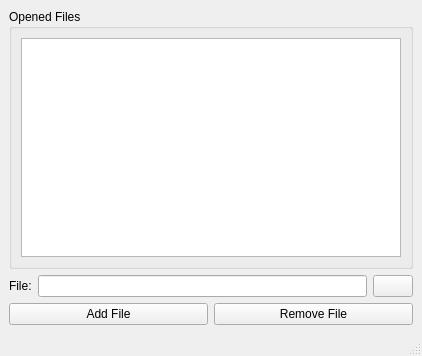
<?xml version="1.0" encoding="UTF-8"?>
<ui version="4.0">
 <class>FileWindow</class>
 <widget class="QMainWindow" name="FileWindow">
  <property name="geometry">
   <rect>
    <x>0</x>
    <y>0</y>
    <width>422</width>
    <height>356</height>
   </rect>
  </property>
  <property name="windowTitle">
   <string>MainWindow</string>
  </property>
  <widget class="QWidget" name="centralwidget">
   <layout class="QHBoxLayout" name="horizontalLayout">
    <item>
     <layout class="QVBoxLayout" name="verticalLayout_4">
      <item>
       <widget class="QGroupBox" name="groupBox_9">
        <property name="title">
         <string>Opened Files</string>
        </property>
        <layout class="QHBoxLayout" name="horizontalLayout_3">
         <item>
          <widget class="QListWidget" name="files_list_wg">
           <property name="dragEnabled">
            <bool>false</bool>
           </property>
           <property name="dragDropOverwriteMode">
            <bool>false</bool>
           </property>
           <property name="dragDropMode">
            <enum>QAbstractItemView::NoDragDrop</enum>
           </property>
           <property name="defaultDropAction">
            <enum>Qt::MoveAction</enum>
           </property>
           <property name="selectionMode">
            <enum>QAbstractItemView::SingleSelection</enum>
           </property>
           <property name="layoutMode">
            <enum>QListView::Batched</enum>
           </property>
           <property name="sortingEnabled">
            <bool>false</bool>
           </property>
          </widget>
         </item>
        </layout>
       </widget>
      </item>
      <item>
       <layout class="QHBoxLayout" name="horizontalLayout_27">
        <property name="sizeConstraint">
         <enum>QLayout::SetMinimumSize</enum>
        </property>
        <item>
         <widget class="QLabel" name="load_label_12">
          <property name="enabled">
           <bool>true</bool>
          </property>
          <property name="sizePolicy">
           <sizepolicy hsizetype="Minimum" vsizetype="Fixed">
            <horstretch>0</horstretch>
            <verstretch>0</verstretch>
           </sizepolicy>
          </property>
          <property name="autoFillBackground">
           <bool>true</bool>
          </property>
          <property name="text">
           <string>File:</string>
          </property>
         </widget>
        </item>
        <item>
         <widget class="QLineEdit" name="file_path">
          <property name="sizePolicy">
           <sizepolicy hsizetype="MinimumExpanding" vsizetype="Fixed">
            <horstretch>0</horstretch>
            <verstretch>0</verstretch>
           </sizepolicy>
          </property>
          <property name="text">
           <string/>
          </property>
         </widget>
        </item>
        <item>
         <widget class="QPushButton" name="browse_file">
          <property name="sizePolicy">
           <sizepolicy hsizetype="Fixed" vsizetype="Fixed">
            <horstretch>0</horstretch>
            <verstretch>0</verstretch>
           </sizepolicy>
          </property>
          <property name="text">
           <string/>
          </property>
          <property name="icon">
           <iconset>
            <normaloff>../../Artigo_remo/ema_fes_rowing_experiments/icons/browse.png</normaloff>../../Artigo_remo/ema_fes_rowing_experiments/icons/browse.png</iconset>
          </property>
         </widget>
        </item>
       </layout>
      </item>
      <item>
       <layout class="QHBoxLayout" name="horizontalLayout_18">
        <item>
         <widget class="QPushButton" name="add_file">
          <property name="text">
           <string>Add File</string>
          </property>
          <property name="icon">
           <iconset>
            <normaloff>../../Artigo_remo/ema_fes_rowing_experiments/icons/plus.png</normaloff>../../Artigo_remo/ema_fes_rowing_experiments/icons/plus.png</iconset>
          </property>
         </widget>
        </item>
        <item>
         <widget class="QPushButton" name="rm_file">
          <property name="text">
           <string>Remove File</string>
          </property>
          <property name="icon">
           <iconset>
            <normaloff>../../Artigo_remo/ema_fes_rowing_experiments/icons/minus.png</normaloff>../../Artigo_remo/ema_fes_rowing_experiments/icons/minus.png</iconset>
          </property>
         </widget>
        </item>
       </layout>
      </item>
     </layout>
    </item>
   </layout>
  </widget>
  <widget class="QMenuBar" name="menubar">
   <property name="geometry">
    <rect>
     <x>0</x>
     <y>0</y>
     <width>422</width>
     <height>26</height>
    </rect>
   </property>
  </widget>
  <widget class="QStatusBar" name="statusbar"/>
 </widget>
 <resources/>
 <connections/>
</ui>
